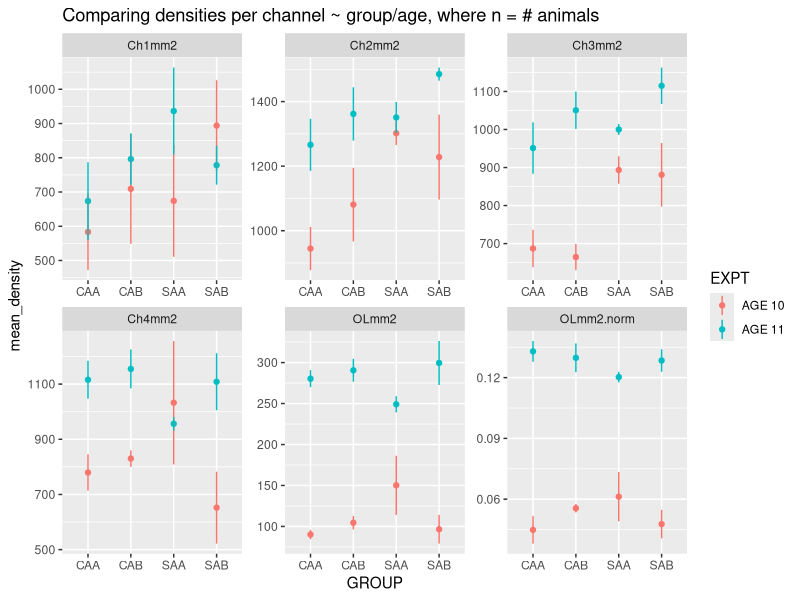
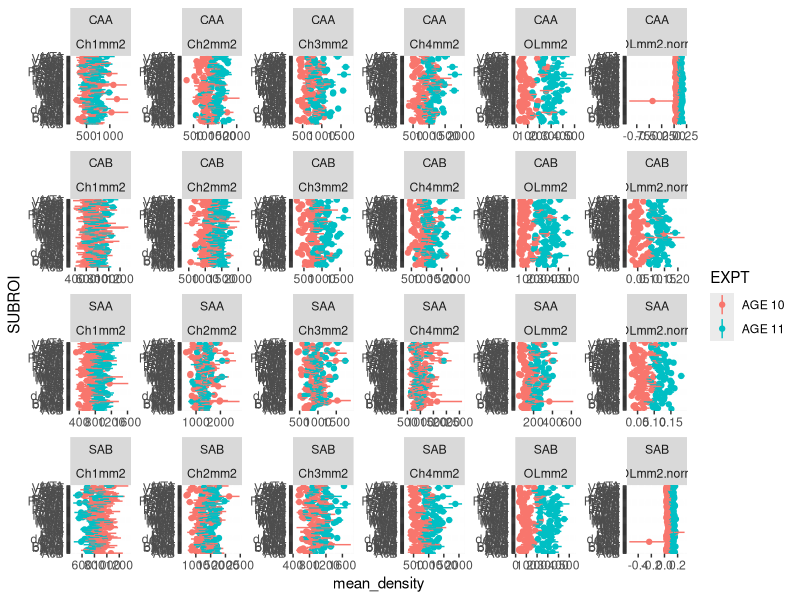
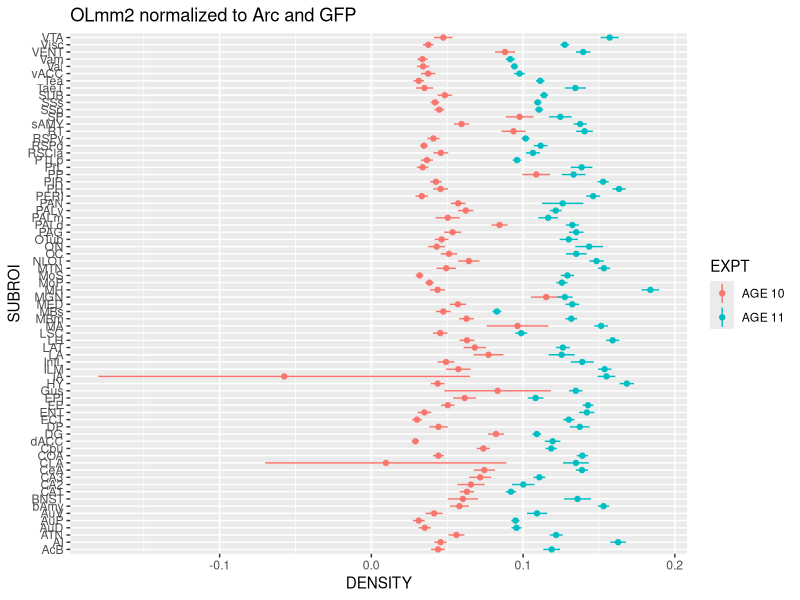
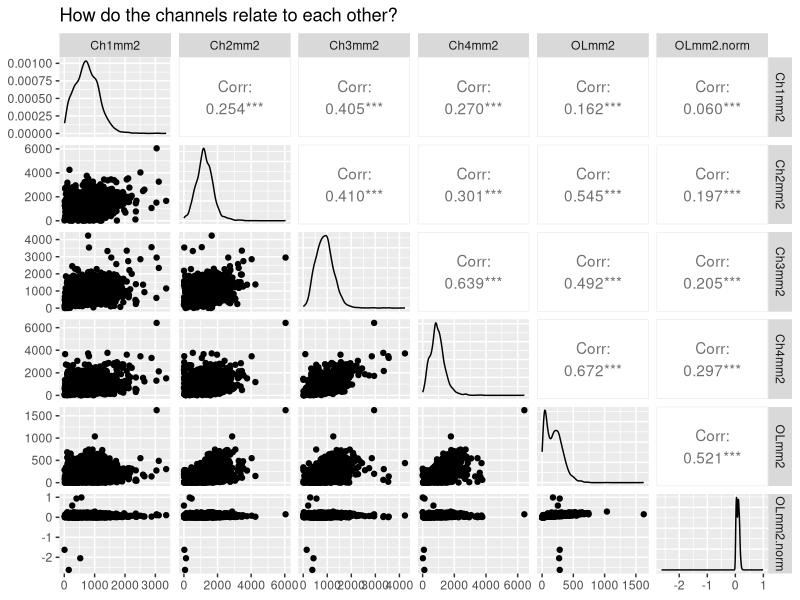
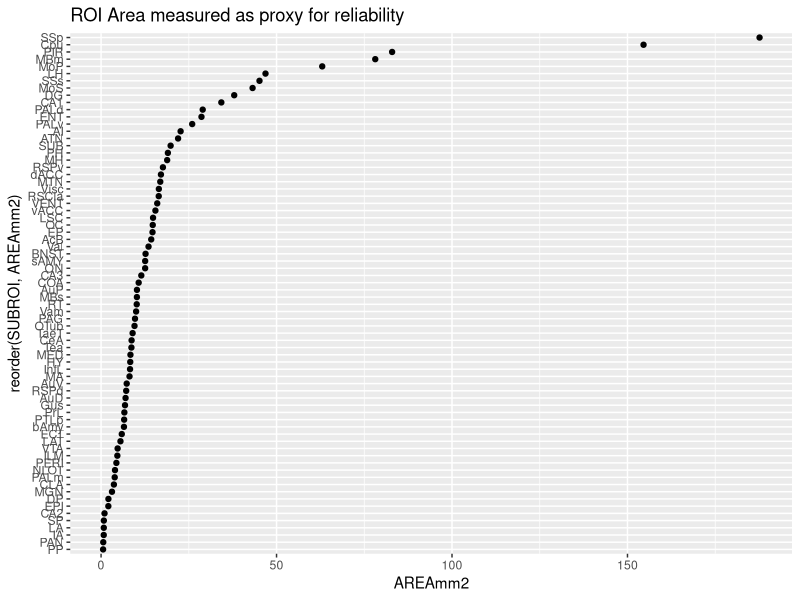

R code for these plots, in order:
## ---- chunk 1
# Load libraries
library(ggplot2)
library(reshape2)
library(dplyr)
library(plotrix)
library(GGally)



# Load the data
kk = read.csv(file="All AGE 10 series counts-03232018/Wes_SUBROI_CLN_STACKED.csv", header=TRUE, sep=",")
kk$idBysubroi = as.factor(kk$idBysubroi)


# Merge animal details
animal_details = read.csv("animal_details.csv")
animal_details$Mouse.ID. = as.factor(animal_details$ID)
colnames(animal_details)[9] = "idBysubroi"
kk = merge(animal_details, kk, by = "idBysubroi")
colnames(kk)[2] = "GROUP"


# Merge gruop details
group_details = read.csv("group_details.csv")
names(group_details)[1] = "GROUP"
kk = merge(group_details, kk, by="GROUP")

attach(kk)

# normalize the OL counts
kk$OLmm2.norm = kk$OLmm2
kk$OLmm2.norm = kk$OLmm2/(kk$Ch2mm2 + kk$Ch4mm2 - kk$OLmm2)


# Transform rawkk to a long format
kk.long = melt(kk, id.vars=names(kk[1:14]), variable.name = "CHANNEL", value.name="DENSITY")


## ---- chunk 2

# 
# # What is the mean count per brain, normalized to area?
# channels.all = names(kk[15:20])

kkl.collapseROI = kk.long %>%
  group_by(CHANNEL, GROUP, VALENCE, CONTEXT, EXPT, ID) %>%
  summarize(sem = std.error(DENSITY), mean_density = mean(DENSITY), N = length(DENSITY),
            ymin = mean_density-sem, ymax = mean_density+sem)
kkl.collapseROI

ggplot(kkl.collapseROI) + aes(GROUP, mean_density, fill=EXPT, color = EXPT) + facet_wrap(~CHANNEL, scales="free") +
  stat_summary(fun.y = mean, geom="point") +
  stat_summary(fun.data = mean_se, geom="linerange") +
  ggtitle("Comparing densities per channel ~ group/age, where n = # animals ")


## ---- chunk 3
# for (i in channels.all) {
#   print (
#     ggplot(rawkk) + aes(factor(SUBROI), rawkk[i], fill=EXPT, color=EXPT) + 
#       stat_summary(fun.y = mean, 
#                    position="dodge",
#                    geom="point") +
#       stat_summary(fun.data = mean_se, 
#                    size=.5,
#                    position="dodge",
#                    geom="linerange") +
#       ggtitle(i) + coord_flip() 
#   )
# }


kkl.collapseID = kk.long %>% 
  group_by(CHANNEL, GROUP, EXPT, SUBROI, ID) %>%
    summarize(sem = std.error(DENSITY), mean_density = mean(DENSITY), N = length(DENSITY),
            ymin = mean_density-sem, ymax = mean_density+sem)
kkl.collapseID


ggplot(kkl.collapseID) + aes(SUBROI, mean_density, fill=EXPT, color=EXPT) +
  stat_summary(fun.y = mean, geom = "point") +
  stat_summary(fun.data = mean_se, size=0.5, geom="linerange") +
  coord_flip() + facet_wrap(GROUP~CHANNEL, ncol=6, scales="free")


ggplot(filter(kk.long, kk.long$CHANNEL=="OLmm2.norm")) + aes(SUBROI, DENSITY, fill=EXPT, color=EXPT) +
  stat_summary(fun.y = mean, geom = "point") +
  stat_summary(fun.data = mean_se, size=0.5, geom="linerange") +
  ggtitle("OLmm2 normalized to Arc and GFP") + coord_flip()


## ---- chunk 4


# Relative channel correlations
ggpairs(kk[,15:20], progress=FALSE) + 
  ggtitle("How do the channels relate to each other?")


# Make a loop to print out all those correlation graphs
for (temp.age in factor(levels(kk$EXPT))) {
  for (temp.grp in factor(levels(kk$GROUP))) {
  # subset the data in intermediate set
    title = paste("How do the channels relate to each other? -->", temp.grp, temp.age)
    kk.temp = kk %>% filter(GROUP == temp.grp) %>% filter (EXPT == temp.age)

    # then print the pairs and corrs without the progress
    print(ggpairs(kk.temp[,15:20], label=T) + ggtitle(title), progress=F)
    print(ggcorr(kk.temp[,15:20], label=T) + ggtitle(title), progress=F)
  }
}


# 
#     
# makePlot = function(x) {
#   titleF = paste("How do the channels relate to each other? -->", x)
#   kk.temp = kk %>% filter(GROUP==x)
#   p = ggcorr(kk.temp[,15:20], label=TRUE, size=3) + labs(title = "Points Per Game")
#   return(p) 
# }
# 
# l = lapply(levels(kk$GROUP), makePlot)
# ggmatrix(l, 2, 2, c("A", "B"), c("C", "D"))
# 
# 
# 


# What about per age?
# set = kk %>% filter(EXPT=="AGE 10")
# ggpairs(set[,15:20]) + 
#   ggtitle("How do the channels relate to each other? (YOUNG only)")
# ggcorr(set[,15:20], label = TRUE) + ggtitle("How do the channels relate to each other? (YOUNG only)")
# 
# set = kk %>% filter(EXPT=="AGE 11")
# ggpairs(set[,15:20]) + 
#   ggtitle("How do the channels relate to each other? (OLD only)")
# ggcorr(set[,15:20], label = TRUE) + ggtitle("How do the channels relate to each other? (OLD only)")


# 
# 
# # How does the OL vary with the normalized OL?
# 
# ggplot(kk) + aes(x=OLmm2, y=OLmm2.norm) +
#   geom_smooth(method='lm', formula=y~x) + 
#   ggtitle("How does OL affect OL normalized?") +
#   labs(x = "Overlap density", y = "Normalized overlap") +
#     stat_poly_eq(formula = y~x, 
#                aes(label = paste(..eq.label.., ..rr.label.., sep = "~~~")), 
#                parse = TRUE)
# 


## ---- chunk 5

ggplot(kk) + aes(x=reorder(SUBROI, AREAmm2), AREAmm2) + coord_flip() +
  stat_summary(fun.y = mean, geom="point") + 
  ggtitle("ROI Area measured as proxy for reliability")

